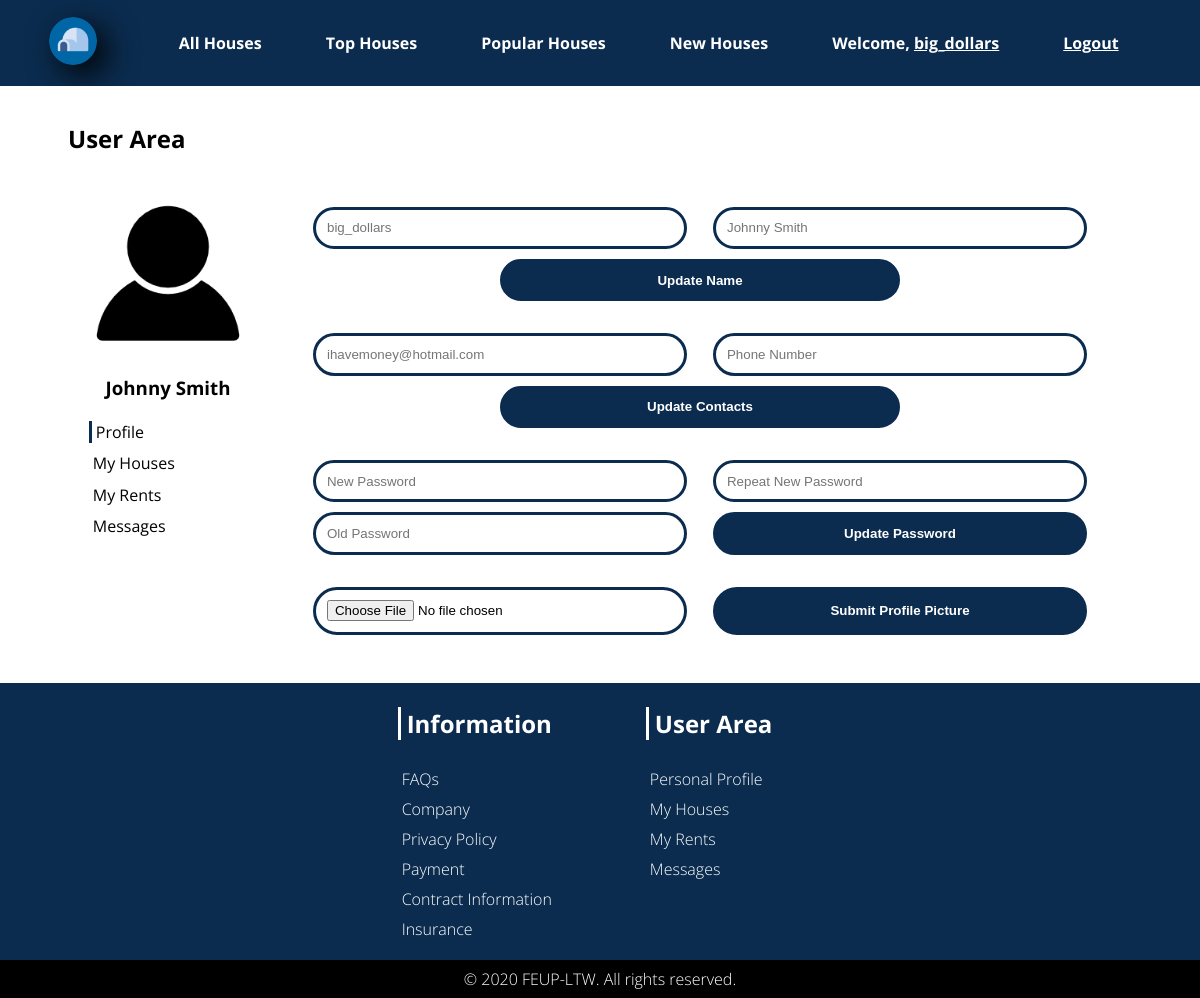
The page /pages/user_area_form.php (signed in) on the database its author committed.
### tables this page shows
CREATE TABLE USER(
    id INTEGER PRIMARY KEY,
    picture TEXT default '/assets/images/empty_user.jpg' NOT NULL,
	username TEXT NOT NULL UNIQUE,
    name TEXT NOT NULL,
	email TEXT NOT NULL UNIQUE,
    phonenumber INTEGER,
    password TEXT NOT NULL,
	CONSTRAINT CHK_USER CHECK (length(username)>=6 AND length(username)<=20));

### pages/user_area_form.php (called while the page is built, shortened)
<?php
include_once('../templates/common.php');
include_once('../templates/user.php');
$userId = get_user_id();
draw_user_form($userId);
?>

### database/db_user.php (called while the page is built, shortened)
<?php
$dir = $_SERVER['DOCUMENT_ROOT'];
include_once("$dir/database/connection.php");
function getUserInfo($userId)
{
    global $dbh;
    $stmt = $dbh->prepare('select * from user where id = ?');
    $stmt->execute(array($userId));
    $result = $stmt->fetch();
    if ($result == false) {
        return 0;
    } else return $result;
}
?>

### templates/user.php (the view, shortened to what this page needs)
<?php
$dir = $_SERVER['DOCUMENT_ROOT'];
include_once("$dir/database/db_user.php");
?>
<?php function draw_user_form($userId)
{
    ?>
  <section class="profile-area">
    <header>
      <h2>User Area</h2>
    </header>
    <?php
      $result = getUserInfo($userId);
      ?>
    <div>
      <aside>
        <section class="profile-card">
          <div class="profile-card-photo rounded-photo-container">
            <img src="..<?= $result['picture'] ?>" alt="Profile Picture" />
          </div>
          <h3><?= $result['name'] ?></h3>
        </section>
        <nav class="profile-nav-bar">
          <ul>
            <li><a href="user_area_form.php" class="profile-area-nav-button-selected profile-area-nav-button">Profile</a></li>
            <li><a href="user_area_houses.php" class="profile-area-nav-button">My Houses</a></li>
            <li><a href="user_area_rents.php" class="profile-area-nav-button">My Rents</a></li>
            <li><a href="user_area_messages.php" class="profile-area-nav-button">Messages</a></li>
          </ul>
        </nav>
      </aside>
      <div>
        <form class="profile-area-form" action="../actions/action_edit_username.php" method="POST">
          <input class="input-form" type="text" name="username" required="required" placeholder="<?= $result['username'] ?>">
          <input class="input-form" type="text" name="name" required="required" placeholder="<?= $result['name'] ?>">
          <input class="profile-area-submit-button blue-filled-rounded-button" type="submit" value="Update Name">
        </form>
        <form class="profile-area-form" action="../actions/action_edit_contacts.php" method="POST">
          <input class="input-form" type="email" name="email" required="required" placeholder="<?= $result['email'] ?>">
          <?php if ($result['phonenumber'] == NULL)
              $phonePlaceholder = "Phone Number";
            else $phonePlaceholder = $result['phonenumber']; ?>
          <input class="input-form" type="tel" pattern="[0-9]{9}" name="phonenumber" placeholder="<?= $phonePlaceholder ?>">
          <input class="profile-area-submit-button blue-filled-rounded-button" type="submit" value="Update Contacts">
        </form>
        <form class="profile-area-form" action="../actions/action_edit_password.php" method="POST">
          <input class="input-form" type="password" name="newpassword" required="required" placeholder="New Password">
          <input class="input-form" type="password" name="repeatpassword" required="required" placeholder="Repeat New Password">
          <input class="input-form" type="password" name="password" required="required" placeholder="Old Password">
          <input class="profile-area-submit-button-2 blue-filled-rounded-button" type="submit" value="Update Password">
        </form>
        <form class="profile-area-form" action="../actions/action_edit_image.php" method="POST" enctype="multipart/form-data">
          <input class="input-form" type="file" name="image" required="required" placeholder="Image">
          <input class="profile-area-submit-button-2 blue-filled-rounded-button" type="submit" value="Submit Profile Picture">
        </form>
      </div>
  </section>
<?php } ?>

### css/style.css (style rules this page uses)
body { --main-blue-color: #0b2c4f; --grey-color: #d9d9d9; --focus-blue-color: #0066a6; --background-color: #FFF; --font: 'Open Sans', sans-serif; font-family: var(--font); margin: 0em; background-color: var(--background-color); }
a { text-decoration: none; }
ul { list-style-type: none; }
.rounded-photo-container { overflow: hidden; border-radius: 50%; display: flex; justify-content: center; }
.rounded-photo-container > img { width: auto; height: 100%; }
.blue-filled-rounded-button { background-color: var(--main-blue-color); border: 3px solid var(--main-blue-color); color: white; font-weight: bolder; text-align: center; border-radius: 5em; padding: 0.8em; }
.input-form { background: transparent; border: 3px solid var(--main-blue-color); padding: 0.8em; border-radius: 5em; }
.house-card-text > h2, h3, h4 { margin: 0em; }
.profile-area { justify-content: center; display: grid; margin: 1em auto; }
.profile-area > div { display: flex; }
.profile-area > div aside { display: grid; align-self: start; }
.profile-nav-bar { margin: 1em; }
.profile-nav-bar > ul { padding: 0em; margin: 0em; }
.profile-nav-bar > ul li { padding: 0.3em; }
.profile-card { justify-content: center; align-items: center; text-align: center; }
.profile-card-photo { width: 200px; height: 200px; }
.profile-area-nav-button { border: 0px; padding-left: 4px; background-color: transparent; color: #000000; font-size: 16px; transition: 0.5s; }
.profile-area-nav-button-selected { border-left: 3px solid var(--main-blue-color); }
.profile-area-form { width: 50em; margin: 2em; grid-template-columns: [start] 50% [line1] 50% [end]; display: grid; align-content: center; align-items: stretch; row-gap: 10px; }
.profile-area-form > .input-form { margin: 0em 1em; }
.profile-area-submit-button { grid-column-start: start; grid-column-end: end; margin: 0em 25% !important; }
.profile-area-submit-button-2 { margin: 0em 1em; }

### rows shown on the page
user: picture (picture), name "Johnny Smith", username "big_dollars", email "ihavemoney@hotmail.com", phonenumber "Phone Number"

### other values the page prints
$username "big_dollars"
